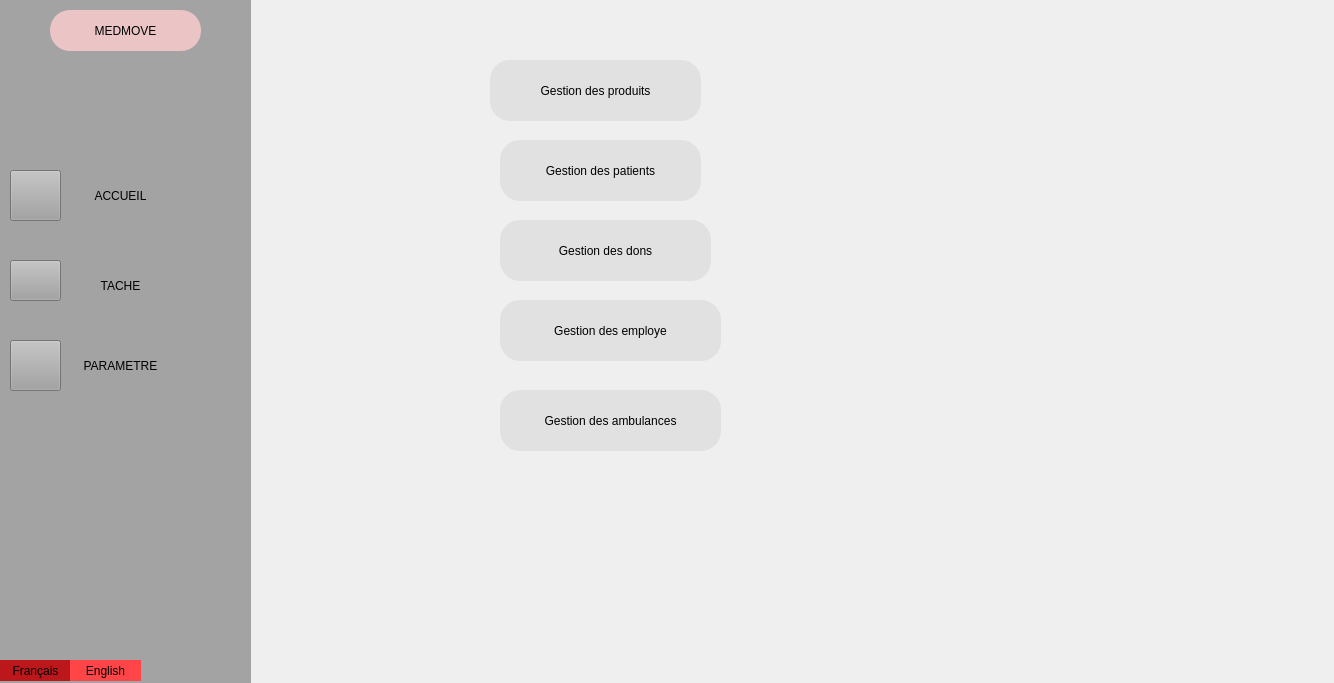
<?xml version="1.0" encoding="UTF-8"?>
<ui version="4.0">
 <class>tache</class>
 <widget class="QDialog" name="tache">
  <property name="geometry">
   <rect>
    <x>0</x>
    <y>0</y>
    <width>1334</width>
    <height>683</height>
   </rect>
  </property>
  <property name="windowTitle">
   <string>Dialog</string>
  </property>
  <widget class="QWidget" name="widget_2" native="true">
   <property name="geometry">
    <rect>
     <x>130</x>
     <y>-20</y>
     <width>1201</width>
     <height>781</height>
    </rect>
   </property>
   <property name="styleSheet">
    <string notr="true">background-image: url(:/Downloads/Sans titre-1.png);</string>
   </property>
   <widget class="QPushButton" name="pushButton_employees">
    <property name="geometry">
     <rect>
      <x>370</x>
      <y>410</y>
      <width>221</width>
      <height>61</height>
     </rect>
    </property>
    <property name="styleSheet">
     <string notr="true">font: 75 8pt &quot;MS Shell Dlg 2&quot;;
border-radius: 20px;
color: black;
padding: 0 8px;
background: #E1E1E1;
font: bold, &quot;Comic Sans MS&quot;;;
text-align:center;</string>
    </property>
    <property name="text">
     <string>Gestion des ambulances</string>
    </property>
   </widget>
   <widget class="QPushButton" name="pushButton_dons_3">
    <property name="geometry">
     <rect>
      <x>370</x>
      <y>240</y>
      <width>211</width>
      <height>61</height>
     </rect>
    </property>
    <property name="styleSheet">
     <string notr="true">font: 75 8pt &quot;MS Shell Dlg 2&quot;;
border-radius: 20px;
color: black;
padding: 0 8px;
background: #E1E1E1;
font: bold, &quot;Comic Sans MS&quot;;;
text-align:center;</string>
    </property>
    <property name="text">
     <string>Gestion des dons</string>
    </property>
   </widget>
   <widget class="QPushButton" name="pushButton_employees_4">
    <property name="geometry">
     <rect>
      <x>370</x>
      <y>320</y>
      <width>221</width>
      <height>61</height>
     </rect>
    </property>
    <property name="styleSheet">
     <string notr="true">font: 75 8pt &quot;MS Shell Dlg 2&quot;;
border-radius: 20px;
color: black;
padding: 0 8px;
background: #E1E1E1;
font: bold, &quot;Comic Sans MS&quot;;;
text-align:center;</string>
    </property>
    <property name="text">
     <string>Gestion des employe</string>
    </property>
   </widget>
   <widget class="QPushButton" name="pushButton_produit_2">
    <property name="geometry">
     <rect>
      <x>360</x>
      <y>80</y>
      <width>211</width>
      <height>61</height>
     </rect>
    </property>
    <property name="styleSheet">
     <string notr="true">font: 75 8pt &quot;MS Shell Dlg 2&quot;;
border-radius: 20px;
color: black;
padding: 0 8px;
background: #E1E1E1;
font: bold, &quot;Comic Sans MS&quot;;;
text-align:center;</string>
    </property>
    <property name="text">
     <string>Gestion des produits</string>
    </property>
   </widget>
   <widget class="QPushButton" name="pushButton_client_2">
    <property name="geometry">
     <rect>
      <x>370</x>
      <y>160</y>
      <width>201</width>
      <height>61</height>
     </rect>
    </property>
    <property name="styleSheet">
     <string notr="true">font: 75 8pt &quot;MS Shell Dlg 2&quot;;
border-radius: 20px;
color: black;
padding: 0 8px;
background: #E1E1E1;
font: bold, &quot;Comic Sans MS&quot;;;
text-align:center;</string>
    </property>
    <property name="text">
     <string>Gestion des patients</string>
    </property>
   </widget>
  </widget>
  <widget class="QWidget" name="widget" native="true">
   <property name="geometry">
    <rect>
     <x>0</x>
     <y>0</y>
     <width>251</width>
     <height>731</height>
    </rect>
   </property>
   <property name="styleSheet">
    <string notr="true">
background-color: rgb(163, 163, 163);</string>
   </property>
   <widget class="QPushButton" name="pushButton">
    <property name="geometry">
     <rect>
      <x>10</x>
      <y>170</y>
      <width>51</width>
      <height>51</height>
     </rect>
    </property>
    <property name="styleSheet">
     <string notr="true">background-image: url(:/Downloads/home (1).svg);</string>
    </property>
    <property name="text">
     <string/>
    </property>
   </widget>
   <widget class="QPushButton" name="pushButton_5">
    <property name="geometry">
     <rect>
      <x>70</x>
      <y>160</y>
      <width>101</width>
      <height>71</height>
     </rect>
    </property>
    <property name="styleSheet">
     <string notr="true">border-radius: 30px;

color: black;
padding: 0 8px;
background-color: rgb(163, 163, 163);
font: bold, &quot;Comic Sans MS&quot;;;
text-align:center;</string>
    </property>
    <property name="text">
     <string>ACCUEIL</string>
    </property>
   </widget>
   <widget class="QPushButton" name="pushButton_4">
    <property name="geometry">
     <rect>
      <x>10</x>
      <y>260</y>
      <width>51</width>
      <height>41</height>
     </rect>
    </property>
    <property name="styleSheet">
     <string notr="true">background-image: url(:/Downloads/align-justify.svg);</string>
    </property>
    <property name="text">
     <string/>
    </property>
   </widget>
   <widget class="QPushButton" name="pushButton_6">
    <property name="geometry">
     <rect>
      <x>70</x>
      <y>250</y>
      <width>101</width>
      <height>71</height>
     </rect>
    </property>
    <property name="styleSheet">
     <string notr="true">border-radius: 30px;

color: black;
padding: 0 8px;
background-color: rgb(163, 163, 163);
font: bold, &quot;Comic Sans MS&quot;;;
text-align:center;</string>
    </property>
    <property name="text">
     <string>TACHE</string>
    </property>
   </widget>
   <widget class="QPushButton" name="pushButton_7">
    <property name="geometry">
     <rect>
      <x>70</x>
      <y>330</y>
      <width>101</width>
      <height>71</height>
     </rect>
    </property>
    <property name="styleSheet">
     <string notr="true">border-radius: 30px;

color: black;
padding: 0 8px;
background-color: rgb(163, 163, 163);
font: bold, &quot;Comic Sans MS&quot;;;
text-align:center;</string>
    </property>
    <property name="text">
     <string>PARAMETRE</string>
    </property>
   </widget>
   <widget class="QPushButton" name="pushButton_8">
    <property name="geometry">
     <rect>
      <x>10</x>
      <y>340</y>
      <width>51</width>
      <height>51</height>
     </rect>
    </property>
    <property name="styleSheet">
     <string notr="true">background-image: url(:/Downloads/settings.svg);</string>
    </property>
    <property name="text">
     <string/>
    </property>
   </widget>
   <widget class="QPushButton" name="pushButton_9">
    <property name="geometry">
     <rect>
      <x>50</x>
      <y>10</y>
      <width>151</width>
      <height>41</height>
     </rect>
    </property>
    <property name="styleSheet">
     <string notr="true">font: 75 8pt &quot;MS Shell Dlg 2&quot;;
border-radius: 20px;
color: black;
padding: 0 8px;
background: #ebc5c5;
font: bold, &quot;Comic Sans MS&quot;;;
text-align:center;</string>
    </property>
    <property name="text">
     <string>MEDMOVE</string>
    </property>
   </widget>
   <widget class="QPushButton" name="pushButton_16">
    <property name="geometry">
     <rect>
      <x>0</x>
      <y>660</y>
      <width>71</width>
      <height>21</height>
     </rect>
    </property>
    <property name="styleSheet">
     <string notr="true">border-radius: 30px;

color: black;
padding: 0 8px;
font: bold, &quot;Comic Sans MS&quot;;;
background-color: rgb(188, 24, 27);
text-align:center;</string>
    </property>
    <property name="text">
     <string>Français</string>
    </property>
   </widget>
   <widget class="QPushButton" name="pushButton_17">
    <property name="geometry">
     <rect>
      <x>70</x>
      <y>660</y>
      <width>71</width>
      <height>21</height>
     </rect>
    </property>
    <property name="styleSheet">
     <string notr="true">border-radius: 30px;
background-color: rgb(255, 69, 72);

color: black;
padding: 0 8px;
font: bold, &quot;Comic Sans MS&quot;;;
text-align:center;</string>
    </property>
    <property name="text">
     <string>English</string>
    </property>
   </widget>
  </widget>
 </widget>
 <resources/>
 <connections/>
</ui>
